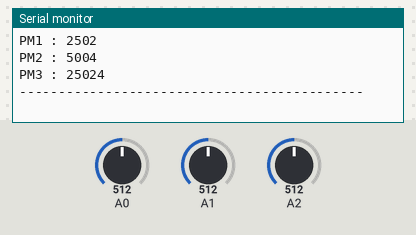
This sketch was run on a simulated Arduino Uno, built with avr-gcc and run on an emulated ATmega328P. On the bench: the last lines printed to the serial monitor. The inputs (shaded band) are chosen by the test bench; at power-on: A0 = 512, A1 = 512, A2 = 512.

Above: at 2.8 s.
2.9 s: A0 set to 716
5.7 s: A1 set to 716
At 7.7 s:
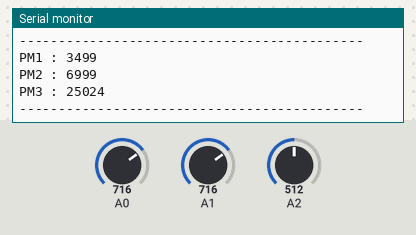
8.5 s: A2 set to 716
11.3 s: A0 set to 900
At 12.7 s:
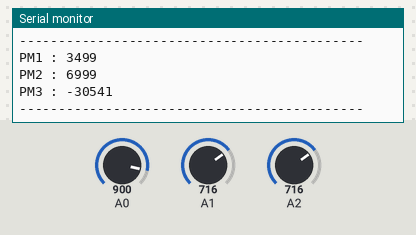
14.1 s: A1 set to 900
At 16.5 s:
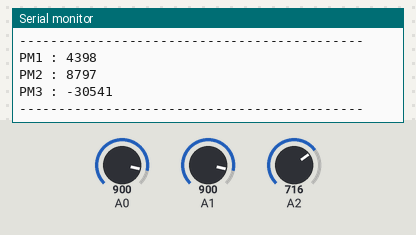
16.9 s: A2 set to 900
At 20.4 s:
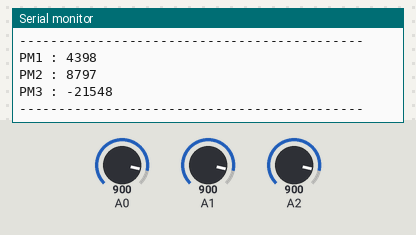
Timing chart, 0 to 20.7 s (numbered marks = the images above; inputs shaded):
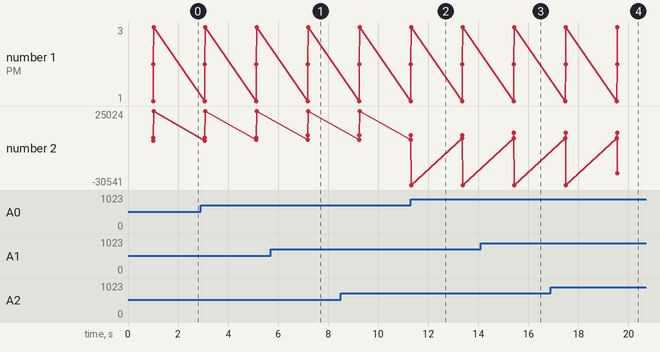

The sketch:

IOT_Arduino.ino
```cpp
#include <SoftwareSerial.h>
#include <ArduinoJson.h>

SoftwareSerial nodemcu(18, 19) ;

void setup() {

  Serial.begin(9600);

  nodemcu.begin(9600);


}

void loop() {

  StaticJsonDocument<1000> doc;

  int raw0 = analogRead(A0) ;
  int raw1 = analogRead(A1) ;
  int raw2 = analogRead(A2) ;

  int A0 = map(raw0, 0, 1023, 0, 5000)  ;
  int A1 = map(raw1, 0, 1023, 0, 10000) ;
  int A2 = map(raw2, 0, 1023, 0, 50000) ;

  delay(1000) ;

  Serial.print("PM1 : "); Serial.println(A0);
  Serial.print("PM2 : "); Serial.println(A1);
  Serial.print("PM3 : "); Serial.println(A2);

  Serial.println("--------------------------------------------") ;

  doc["PM1"] = A0 ;
  doc["PM2"] = A1 ;
  doc["PM3"] = A2 ;

  serializeJson(doc, nodemcu) ;

  delay(1000) ;


}
```

Measured:
- after the input at 5.7 s, the serial monitor: prints a new line after 1.5 s (image 1)
- after the input at 14.1 s, the serial monitor: prints a new line after 1.3 s (image 3)
- after the input at 16.9 s, the serial monitor: prints a new line after 2.7 s (image 4)
- plotted number 2: -30541 → -21548 after the input at 16.9 s
